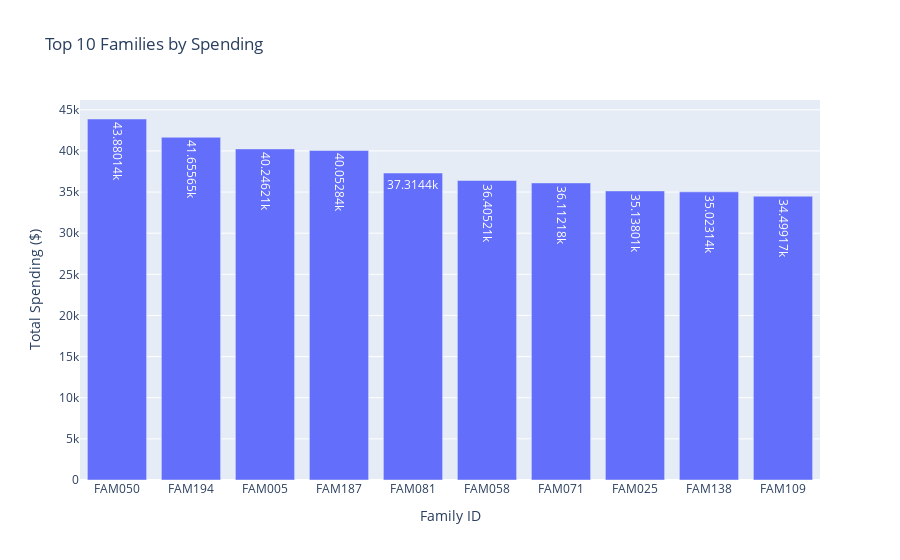

The notebook cell this image was saved under:
### Code cell
# Family-wise spending trends
fig2 = px.bar(
    family_spending.head(10).reset_index(),
    x='Family ID',
    y='Amount',
    title='Top 10 Families by Spending',
    labels={'Amount': 'Total Spending ($)', 'Family ID': 'Family ID'},
    text_auto=True)
fig2.show()

### Figure 1 — Plotly figure (JSON) as saved in the notebook; plotly's stock layout.template omitted (floating-point values rounded to 4 significant figures)
{"data": [{"alignmentgroup": "True", "hovertemplate": "Family ID=%{x}<br>Total Spending ($)=%{y}<extra></extra>", "legendgroup": "", "marker": {"color": "#636efa", "pattern": {"shape": ""}}, "name": "", "offsetgroup": "", "orientation": "v", "showlegend": false, "textposition": "auto", "texttemplate": "%{y}", "type": "bar", "x": ["FAM050", "FAM194", "FAM005", "FAM187", "FAM081", "FAM058", "FAM071", "FAM025", "FAM138", "FAM109"], "xaxis": "x", "y": [43880.0, 41660.0, 40250.0, 40050.0, 37310.0, 36410.0, 36110.0, 35140.0, 35020.0, 34500.0], "yaxis": "y"}], "layout": {"autosize": true, "barmode": "relative", "legend": {"tracegroupgap": 0}, "title": {"text": "Top 10 Families by Spending"}, "xaxis": {"anchor": "y", "autorange": true, "domain": [0, 1], "range": [-0.5, 9.5], "title": {"text": "Family ID"}, "type": "category"}, "yaxis": {"anchor": "x", "autorange": true, "domain": [0, 1], "range": [0, 46190.0], "title": {"text": "Total Spending ($)"}, "type": "linear"}}}
